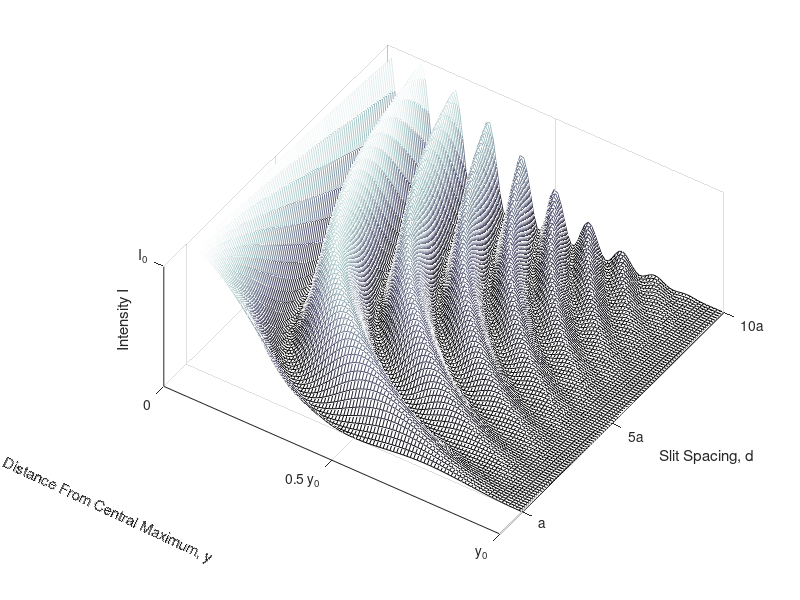

MATLAB code to generate this figure: (Note: this script raises an error after producing the figure.)
clear all; close all; clc; 

I0 = 1 ; 
lambda = 1;
N = 2; %Numero de slits
y0 = 1;
n = 100;
a = 1; % Ancho de la abertura
y = linspace(0,y0,n) ;
d =  linspace(1,10,n).*a;


[D,Y] = meshgrid(d,y);
alpha = pi.*D.*Y./(a.*y0);
B = pi.*Y./y0;
I = I0./N^2.*(sin(B)./B).^2.*(sin(N.*alpha)./sin(alpha)).^2 ; 
mesh(D,Y,I)
colormap(bone)
% shading interp %Quitar lineas
xlabel('Slit Spacing, d')
ylabel('Distance From Central Maximum, y')
zlabel('Intensity I')
set(gca,'ydir','reverse')
xticks([1 5 10])
xticklabels({'a','5a','10a'})
yticks([0 .5 1])
yticklabels({'0','0.5 y_0','y_0'})
zticks([1])
zticklabels({'I_0'})
%Handel of the y label
yh = get(gca,'YLabel'); % Handle of the y label
set(yh, 'Units', 'Normalized')
pos = get(yh, 'Position');
set(yh,'Position',pos.*[.8,-.5,3],'Rotation',-25)
v = [-3 -2 8];
[caz,cel] = view(v)